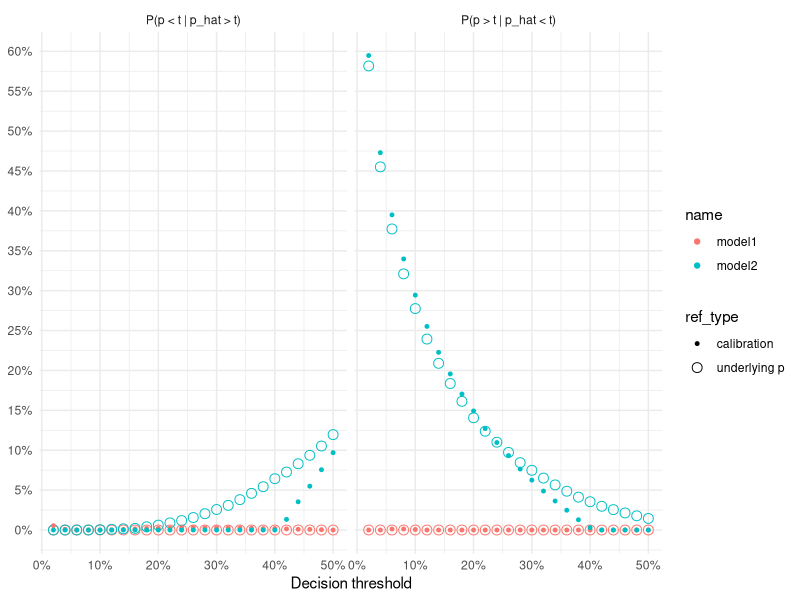
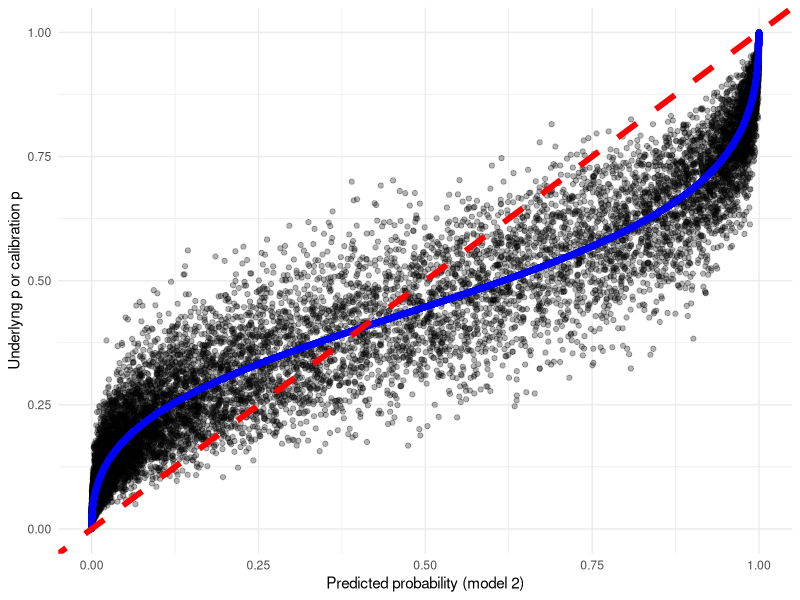
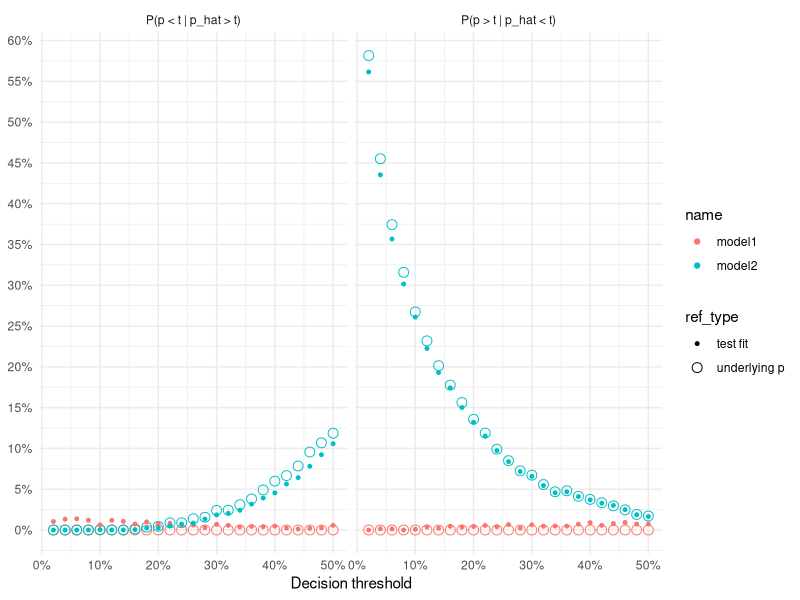

R code for these plots, in order:
## ---- chunk 1
n_pop <- 1e6
X <- cbind(
  1,
  rnorm(n_pop), rnorm(n_pop), rnorm(n_pop)
)
beta <- c(-1.5, log(1.5), log(0.1), log(3))
p <- plogis(X %*% beta)
y <- rbinom(n = n_pop, size = 1, prob = p)
df <- data.frame(y, X[, -1], p)
## ---- chunk 2
m1 <- \(x) as.vector(
  plogis(
    as.matrix(cbind(1, x[, stringr::str_detect(colnames(x), "^X")])) %*% beta
  )
)
m2 <- \(x) as.vector(
  plogis(
    as.matrix(cbind(1, x[, stringr::str_detect(colnames(x), "^X")])) %*% c(-2.8, log(2), log(0.005), log(5))
  )
)
## ---- chunk 3
ix <- sample(1:n_pop, 1e5)
.df <- df[ix,]
logit <- \(x) log(x/(1-x))
.df$p_hat1 <- m1(.df)
.df$lp1 <- logit(.df$p_hat1)
.df$p_hat2 <- m2(.df)
.df$lp2 <- logit(.df$p_hat2)

cal1 <- glm(y ~ rms::rcs(lp1, 5), data = .df, family = binomial)
cal2 <- glm(y ~ rms::rcs(lp2, 5), data = .df, family = binomial)

.df$cal1_fitted <- predict(cal1, data = .df, type = "response")
.df$cal2_fitted <- predict(cal2, data = .df, type = "response")
## ---- chunk 4


library(tidyverse)
thresholds <- seq(0.02, 0.5, 0.02)
get_treatment_errors <- function(thr, df_val) {
  tibble(
    type = c(
      "P(p > t | p_hat < t)",
      "P(p < t | p_hat > t)",
      "P(p > t | p_hat < t)",
      "P(p < t | p_hat > t)"
    ),
    ref_type = c(
      "underlying p",
      "underlying p",
      "calibration",
      "calibration"
    ),
    type_label = c(
      "undertreatment",
      "overtreatment",
      "undertreatment",
      "overtreatment"
    ),
    model1 = c(
      mean(df_val$p[df_val$p_hat1 < thr] > thr),
      mean(df_val$p[df_val$p_hat1 > thr] < thr),
      mean(df_val$cal1_fitted[df_val$p_hat1 < thr] > thr),
      mean(df_val$cal1_fitted[df_val$p_hat1 > thr] < thr)
    ),
    model2 = c(
      mean(df_val$p[df_val$p_hat2 < thr] > thr),
      mean(df_val$p[df_val$p_hat2 > thr] < thr),
      mean(df_val$cal2_fitted[df_val$p_hat2 < thr] > thr),
      mean(df_val$cal2_fitted[df_val$p_hat2 > thr] < thr)
    ),
    thr = rep(thr, 4)
  )
}
d <- map_df(thresholds, get_treatment_errors, df_val = .df)

## ---- chunk 5
theme_set(theme_minimal())
d %>% 
  na.omit() %>% 
  pivot_longer(cols = contains('model')) %>% 
  ggplot(aes(thr, value, color = name, shape = ref_type, size = ref_type)) +
  geom_point() +
  facet_wrap(~type) +
  scale_shape_manual(values = c(19, 21)) +
  scale_size_manual(values = c(1, 3)) +
  scale_x_continuous(labels = scales::percent) +
  scale_y_continuous(labels = scales::percent,
                     breaks = scales::pretty_breaks(10)) +
  labs(x = "Decision threshold", y = NULL)

## ---- chunk 6
.df %>% 
  sample_n(2e4) %>% 
  ggplot(aes(p_hat2)) +
  geom_point(aes(y = p), alpha = 0.3) +
  geom_point(aes(y = cal2_fitted), color = "blue") +
  geom_abline(linetype = 2, color = "red", size = 2) +
  labs(x = "Predicted probability (model 2)",
       y = "Underlyng p or calibration p")

## ---- chunk 7
n_test <- 5000
.df <- df[sample(1:n_pop, n_test), ]
.df$p_hat1 <- m1(.df)
.df$lp1 <- logit(.df$p_hat1)
.df$p_hat2 <- m2(.df)
.df$lp2 <- logit(.df$p_hat2)
test_fit <- glm(y ~ X1 + X2 + X3, data = .df, family = binomial)
.df$cal1_fitted <- predict(test_fit, type = 'response')
.df$cal2_fitted <- predict(test_fit, type = 'response')
d <- map_df(thresholds, get_treatment_errors, df_val = .df) %>% 
  mutate(
    ref_type = ifelse(
      ref_type == "calibration",
      "test fit",
      ref_type
    )
  )

d %>% 
  na.omit() %>% 
  pivot_longer(cols = contains('model')) %>% 
  ggplot(aes(thr, value, color = name, shape = ref_type, size = ref_type)) +
  geom_point() +
  facet_wrap(~type) +
  scale_shape_manual(values = c(19, 21)) +
  scale_size_manual(values = c(1, 3)) +
  scale_x_continuous(labels = scales::percent) +
  scale_y_continuous(labels = scales::percent,
                     breaks = scales::pretty_breaks(10)) +
  labs(x = "Decision threshold", y = NULL)
